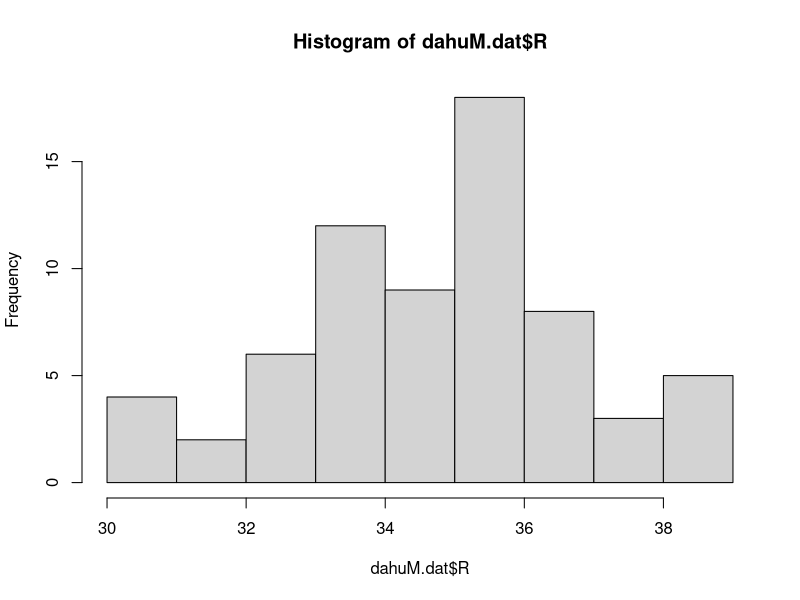
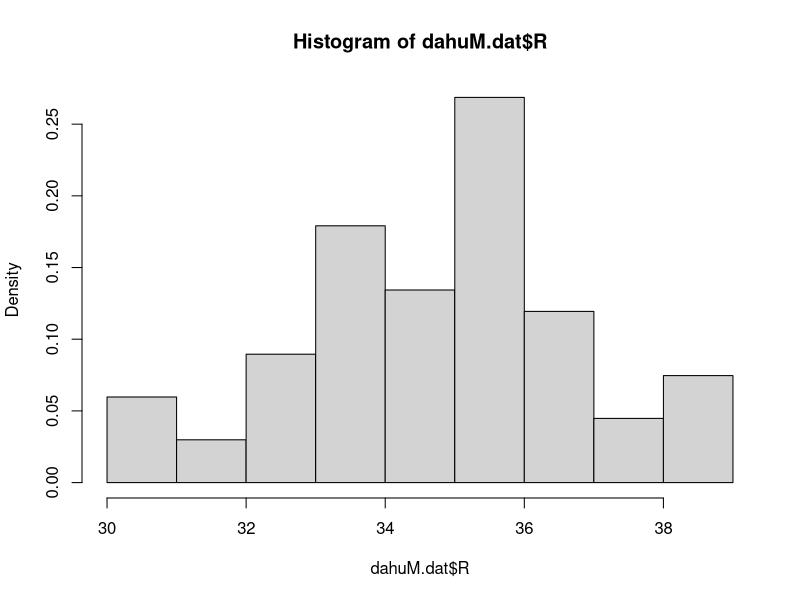
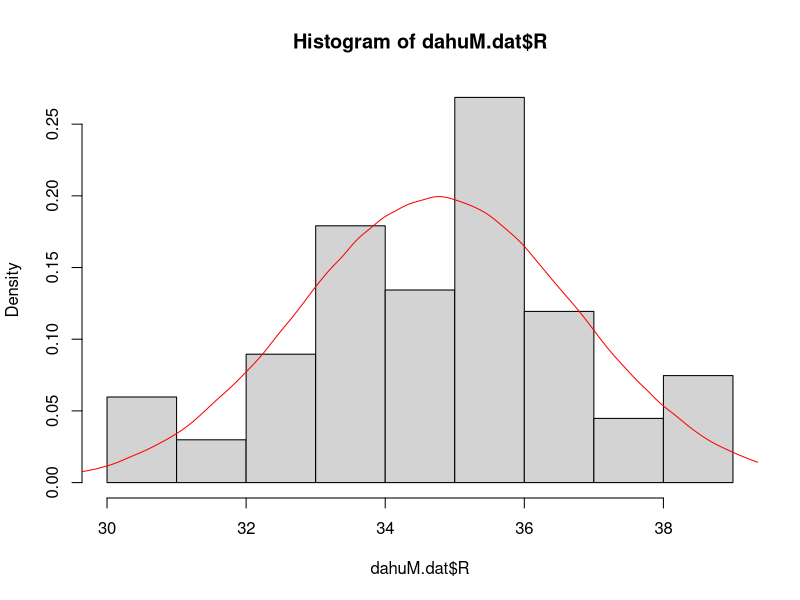
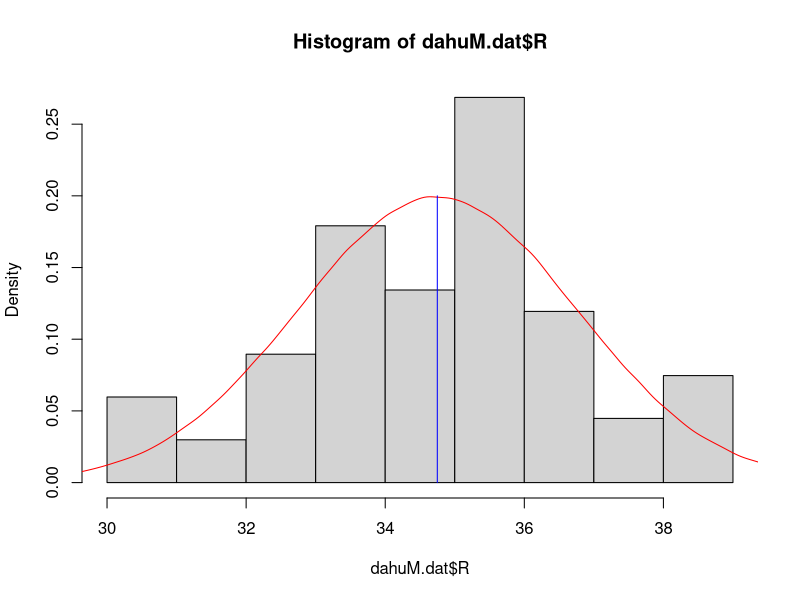
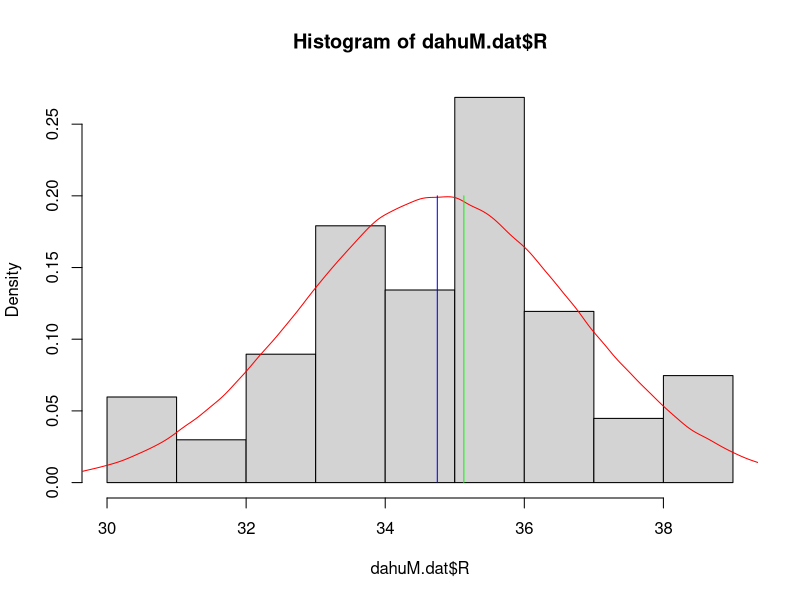

R code for these plots, in order:
## ---- chunk 1
dahu.dat<-read.csv("dahu.csv")
dahuM.dat<-subset(dahu.dat,Sex==1)
## ---- chunk 2
meanMR<-sum(dahuM.dat$R)/length(dahuM.dat$R)
## ---- chunk 3
meanMR
## ---- chunk 4
mean(dahuM.dat$R)
## ---- chunk 5
dahuM.dat<-dahuM.dat[order(dahuM.dat$R),]
## ---- chunk 6
length(dahuM.dat$R)/2
## ---- chunk 7
dahuM.dat$R[34]
## ---- chunk 8
median(dahuM.dat$R)
## ---- chunk 9
hist(dahuM.dat$R)
## ---- chunk 10
hist(dahuM.dat$R,prob=T)
## ---- chunk 11
hist(dahuM.dat$R,prob=T)
lines(density(rnorm(1000000,mean(dahuM.dat$R),sd(dahuM.dat$R))),col="red")
## ---- chunk 12
hist(dahuM.dat$R,prob=T)
lines(density(rnorm(1000000,mean(dahuM.dat$R),sd(dahuM.dat$R))),col="red")
segments(mean(dahuM.dat$R),0,mean(dahuM.dat$R),0.2,col="blue")
## ---- chunk 13
hist(dahuM.dat$R,prob=T)
lines(density(rnorm(1000000,mean(dahuM.dat$R),sd(dahuM.dat$R))),col="red")
segments(mean(dahuM.dat$R),0,mean(dahuM.dat$R),0.2,col="blue")
segments(median(dahuM.dat$R),0,median(dahuM.dat$R),0.2,col="green")
## ---- chunk 14
x <- c(1,2,2,2,3,4,5,6,7,8,9)
## ---- chunk 15
temp <- table(as.vector(x))
## ---- chunk 16
names(temp)[temp == max(temp)]
## ---- chunk 17
library(modeest)
mlv(dahuM.dat$R,method="mfv")
